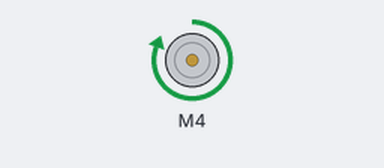
A sketch run on a simulated Arduino Uno, built with avr-gcc and run on an emulated ATmega328P. Parts: DC motor (green arrow = forward, orange = backward, longer = faster).

Above: at 0.5 s.
At 2.5 s:
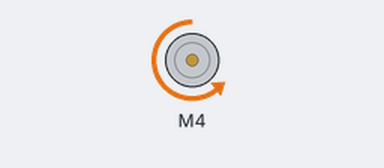
At 3.5 s:
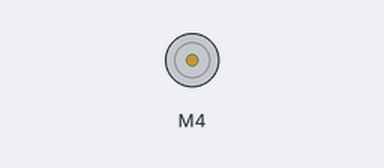
Timing chart, 0 to 5.2 s (numbered marks = the images above):
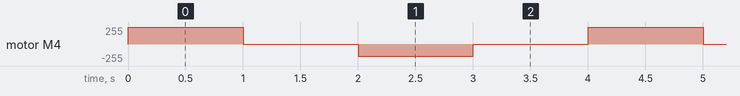

Measured:
- by itself, motor M4: repeats every 4.0 s: stopped 1.0 s, backward 180/255 1.0 s, stopped 1.0 s, forward 255/255 1.0 s

The sketch:

Uno_L293.ino
```cpp
/*
 * File: Uno_L293.ino
 *
 * Bidirectional Motor Control with L293 H-Bridge using
 * L293 library created by Giuseppe Masino, 25 may 2016
 *
 * Based on MotorControl_Demo.ino
 * Adaptions by Claus Kühnel 2020-03-18 info@ckuehnel.ch
 */
#include <L293.h>

const int pin12EN = 11;	// must be a PWM pin for speed control
const int pin1A = 4;	  // pins for controlling motor state
const int pin2A = 5;

L293 motor(pin12EN, pin1A, pin2A); // create motor object

void setup() {}

void loop()
{
	motor.forward(255);	// set the direction and maximun speed
	delay(1000);				// wait for 1 second
  motor.stop();        // stop the motor
  delay(1000);        // wait for 1 second
	motor.back(180);		// set a new direction and a lower speed
	delay(1000);				// wait for 1 second
	motor.stop();				// stop the motor
	delay(1000);				// wait for 1 second
}
```
